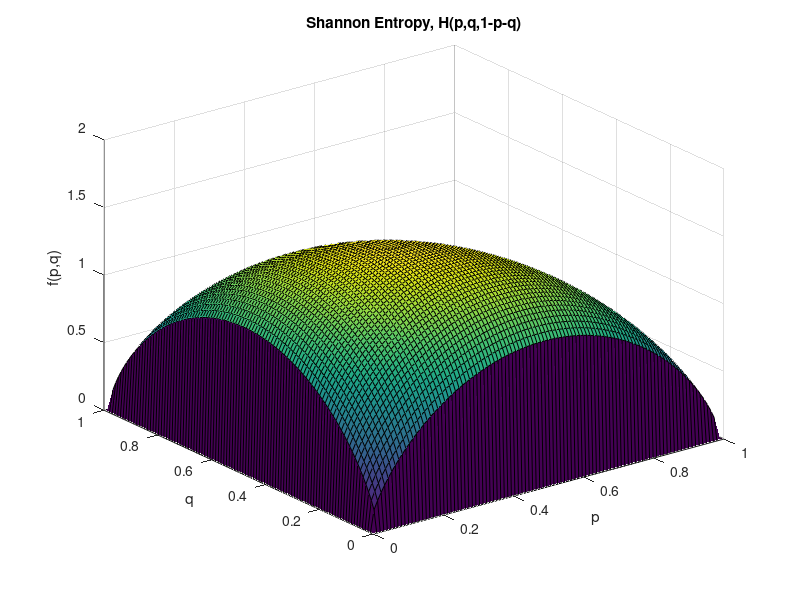

MATLAB code for this plot:

p = linspace(0,1,100);
q = linspace(0,1,100);

[P,Q] = meshgrid(p,q);

F = zeros(size(P));
for i = 1:numel(P)
    if P(i) > 0 && Q(i) > 0 && 1-P(i)-Q(i) > 0
        F(i) = (-1*(P(i)*(log(P(i))/log(2)) + Q(i)*(log(Q(i))/log(2)) + (1-P(i)-Q(i))*(log(1-P(i)-Q(i))/log(2))));
    end
end

surf(P,Q,F);

xlabel('p');
ylabel('q');
zlabel('f(p,q)');

title('Shannon Entropy, H(p,q,1-p-q)');




